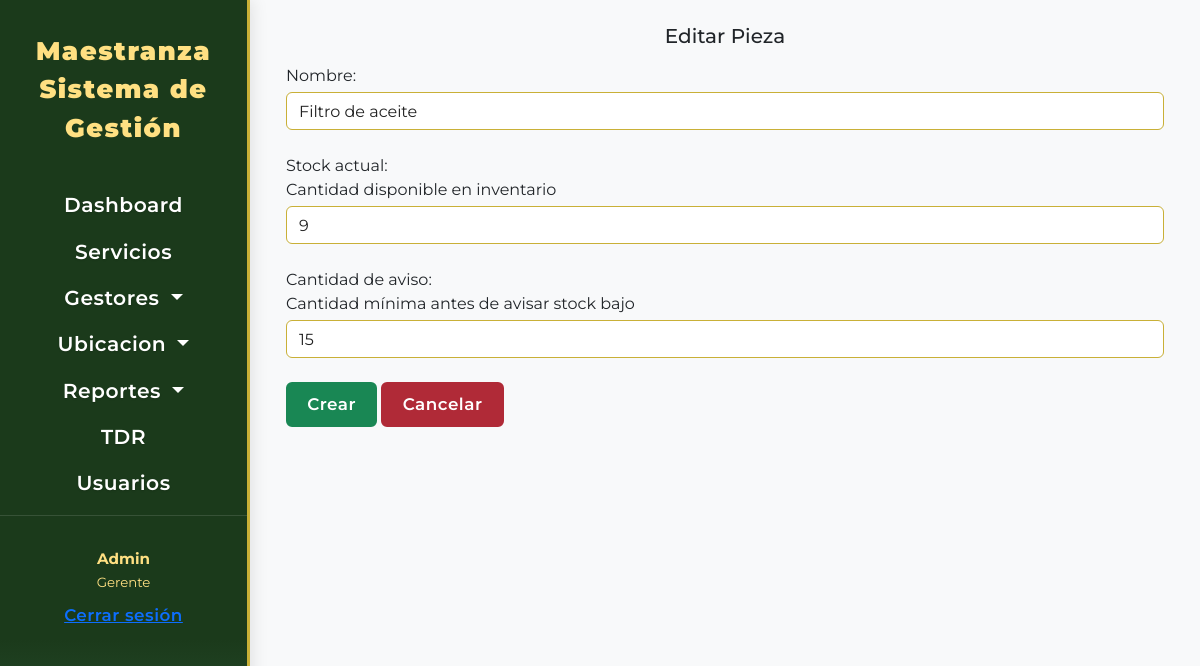
Page /piezas/editar/2/ (signed in) on the committed database.
### pieza/models.py (models this page shows, shortened)
class Pieza(models.Model):
    nombre = models.CharField(
        max_length=100,
        blank=False,
        null=False,
        verbose_name="Nombre"
    )
    cantidad_stock = models.PositiveIntegerField(
        default=0,
        verbose_name="Stock actual",
        help_text="Cantidad disponible en inventario"
    )
    reorder = models.PositiveIntegerField(
        default=0,
        verbose_name="Cantidad de aviso",
        help_text="Cantidad mínima antes de avisar stock bajo"
    )

### pieza/views.py (the view)
# urls.py: path('editar/<int:id>/', views.pieza_gestion, name='pieza_editar'),
@login_required
def pieza_gestion(request, id=None):
    pieza, modo, extra = modo_gestion(Pieza,id)
    if request.method == 'POST':
        form =PiezaForm(request.POST, instance=pieza)
        if form.is_valid():
            try:
                pieza = form.save()
                messages.success(request, f"Pieza {'creada' if modo == 'crear' else 'actualizada'} correctamente.")
                return redirect('pieza_index')
            except Exception as e:
                messages.error(request, f"Error al guardar la pieza: {e}")
    else:
        form = PiezaForm(instance=pieza)
    context = {
        'form' : form,
        'pieza': pieza,
        'modo': modo,
        'extra': extra
    }
    return render(request, 'pieza/gestion.html', context)

### pieza/forms.py (shortened to what this page needs)
class PiezaForm(ModelForm):
    class Meta:
        model = Pieza
        fields = ['nombre', 'cantidad_stock', 'reorder']
        labels = {
            'reorder': 'Cantidad de aviso'
        }
        widgets = {
            'nombre': forms.TextInput(attrs={'class': 'form-control mb-4 mt-1', 'placeholder': 'Escribe el nombre'}),
            'cantidad_stock': forms.NumberInput(attrs={'class': 'form-control mb-4 mt-1', 'placeholder': 'Escribe la cantidad'}),
            'reorder': forms.NumberInput(attrs={'class': 'form-control mb-4 mt-1', 'placeholder': 'Escribe la cantidad'}),
        }

### maestranza/utils.py (called while the page is built)
def modo_gestion(modelo,id=None):
    if id:
        return get_object_or_404(modelo, id=id), 'editar', 0
    return None, 'crear', 1

### templates/pieza/gestion.html (shortened to what this page needs)
{% extends "components/formulario.html" %}
{% block formtit %}
{% if modo == 'editar' %}
Editar Pieza
{% else %}
Crear Pieza
{% endif %}
{% endblock formtit %}
{% block formulario %}
{{form}}
<input class="btn btn-success" type="submit" value="Crear">
<a class="btn btn-danger" href="{% url 'pieza_index'%}">Cancelar</a>
{% endblock formulario %}

### static/css/base1.css (style rules this page uses)
:root { --Primary-color: #1B3A1B; --Secondary-color: #2E5939; --Accent-color: #C9B037; --Text-color: #fff; --Sidebar-bg: #1B3A1B; --Sidebar-active: #C9B037; --Sidebar-hover: #2E5939; --Table-header-bg: #2E5939; --Table-header-text: #fff; --Table-row-hover: #e9f5e1; --Button-primary: #1B3A1B; --Button-primary-hover: #2E5939; --Button-danger: #b02a37; --Button-danger-hover: #7a1d25; --Button-secondary: #495057; --Button-secondary-hover: #343a40; --Input-border: #C9B037; --Input-focus: #2E5939; --sidebar-width-bs5: 250px; --sidebar-bg-mobile: rgba(27,58,27,0.97); }
body, .sidebar-bs5, .main-content-wrapper-bs5 { font-family: 'Montserrat', Arial, Helvetica, sans-serif; }
.btn { border-radius: 0.375rem !important; font-weight: 600 !important; font-size: 1.05rem !important; letter-spacing: 0.5px; padding: 0.5rem 1.2rem !important; box-shadow: none !important; border-width: 2px !important; margin-bottom: 0.5rem; white-space: normal; }
.btn-danger { background-color: var(--Button-danger); border-color: var(--Button-danger); color: #fff; font-weight: 600; letter-spacing: 0.5px; }
.form-control, .select2-container--default .select2-selection--single { border: 1.5px solid var(--Input-border) !important; border-radius: 0.375rem; background-color: #fff; color: #222; height: 38px !important; box-shadow: none; }

### rows in the picture
Pieza: nombre "Filtro de aceite", cantidad_stock "9", reorder "15"
